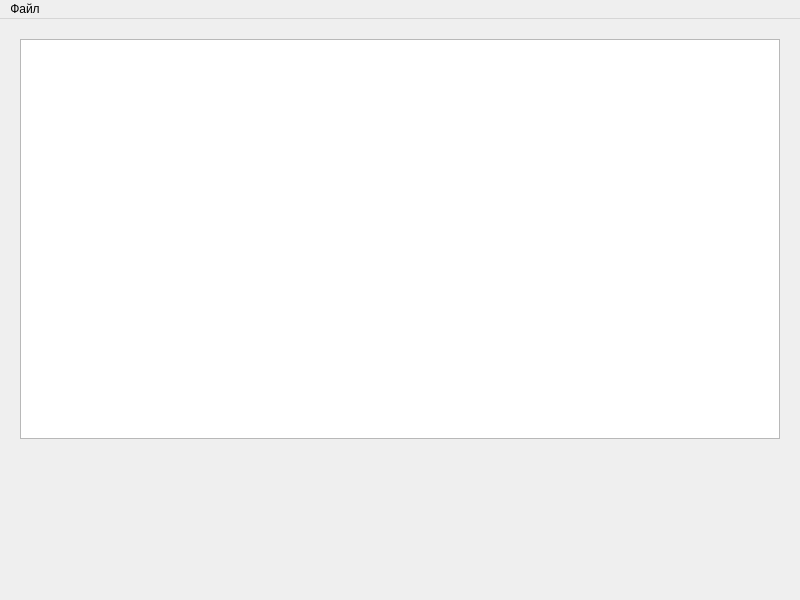
<?xml version="1.0" encoding="UTF-8"?>
<ui version="4.0">
 <class>MainWindow</class>
 <widget class="QMainWindow" name="MainWindow">
  <property name="geometry">
   <rect>
    <x>0</x>
    <y>0</y>
    <width>800</width>
    <height>600</height>
   </rect>
  </property>
  <property name="baseSize">
   <size>
    <width>16</width>
    <height>9</height>
   </size>
  </property>
  <property name="windowTitle">
   <string>MainWindow</string>
  </property>
  <widget class="QWidget" name="centralwidget">
   <widget class="QTableWidget" name="tableWidget">
    <property name="geometry">
     <rect>
      <x>20</x>
      <y>20</y>
      <width>760</width>
      <height>400</height>
     </rect>
    </property>
   </widget>
  </widget>
  <widget class="QMenuBar" name="menubar">
   <property name="geometry">
    <rect>
     <x>0</x>
     <y>0</y>
     <width>800</width>
     <height>21</height>
    </rect>
   </property>
   <widget class="QMenu" name="menu">
    <property name="title">
     <string>Файл</string>
    </property>
    <addaction name="create_f"/>
    <addaction name="open_f"/>
   </widget>
   <addaction name="menu"/>
  </widget>
  <action name="create_f">
   <property name="text">
    <string>Создать...</string>
   </property>
   <property name="iconText">
    <string>Создать</string>
   </property>
   <property name="iconVisibleInMenu">
    <bool>false</bool>
   </property>
  </action>
  <action name="open_f">
   <property name="text">
    <string>Открыть...</string>
   </property>
  </action>
 </widget>
 <resources/>
 <connections/>
</ui>
